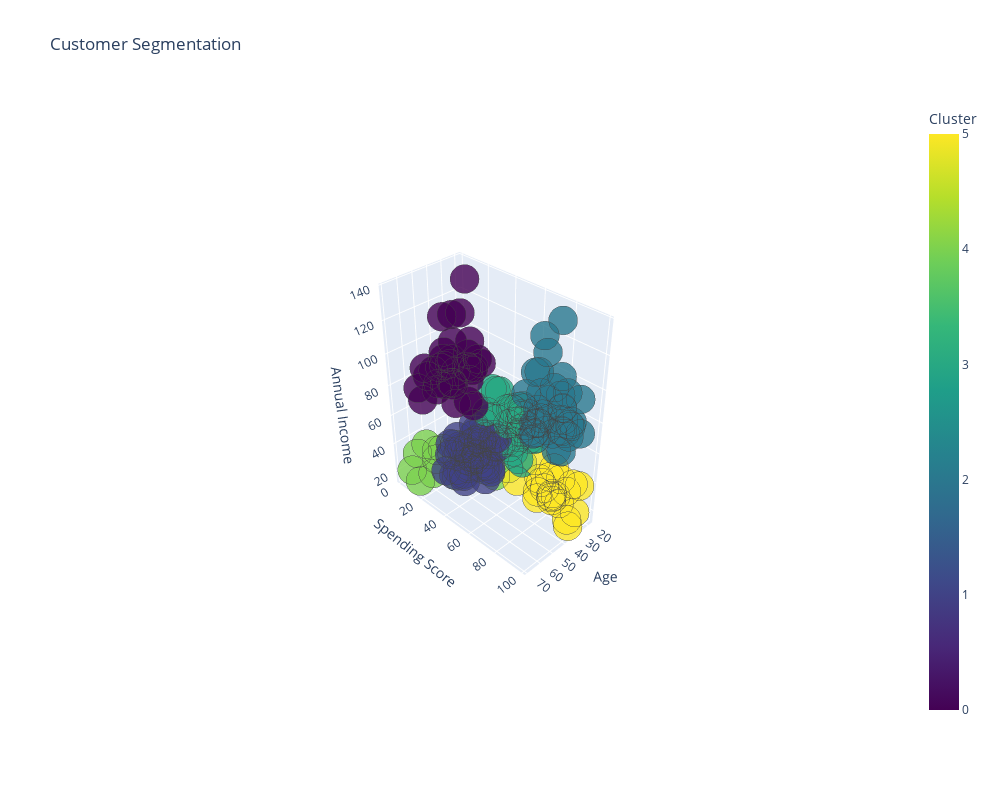

This figure's notebook cell:
### Code cell
import plotly.graph_objs as go
import plotly.offline as py

# Assuming df and labels3 are already defined and 'label3' column is added to df
df['label3'] = labels3

trace1 = go.Scatter3d(
    x=df['Age'],
    y=df['Spending Score (1-100)'],
    z=df['Annual Income (k$)'],
    mode='markers',
    marker=dict(
        size=10,  # Adjust size for better visibility
        opacity=0.8,
        line=dict(width=2),
        color=df['label3'],
        colorscale='Viridis',  # Use a warm color scale
        colorbar=dict(title='Cluster')
    )
)

data = [trace1]
layout = go.Layout(
    title='Customer Segmentation',
    scene=dict(
        xaxis=dict(title='Age'),
        yaxis=dict(title='Spending Score'),
        zaxis=dict(title='Annual Income')
    ),
    width=1000,  # Set the width of the figure
    height=800   # Set the height of the figure
)

fig = go.Figure(data=data, layout=layout)
py.offline.iplot(fig)

### Figure 1 — Plotly figure (JSON) as saved in the notebook; plotly's stock layout.template omitted (floating-point values rounded to 4 significant figures; data arrays with more than 128 entries replaced by an {"elided": "..."} marker saying what was removed)
{"data": [{"marker": {"color": {"elided": "200 int values"}, "colorbar": {"title": {"text": "Cluster"}}, "colorscale": [[0, "#440154"], [0.1111, "#482878"], [0.2222, "#3e4989"], [0.3333, "#31688e"], [0.4444, "#26828e"], [0.5556, "#1f9e89"], [0.6667, "#35b779"], [0.7778, "#6ece58"], [0.8889, "#b5de2b"], [1, "#fde725"]], "line": {"width": 2}, "opacity": 0.8, "size": 10}, "mode": "markers", "type": "scatter3d", "x": {"elided": "200 int values"}, "y": {"elided": "200 int values"}, "z": {"elided": "200 int values"}}], "layout": {"height": 800, "scene": {"aspectmode": "auto", "aspectratio": {"x": 0.6093, "y": 1.148, "z": 1.429}, "camera": {"center": {"x": 0, "y": 0, "z": 0}, "eye": {"x": 2.522, "y": 2.522, "z": 2.522}, "projection": {"type": "perspective"}, "up": {"x": 0, "y": 0, "z": 1}}, "xaxis": {"title": {"text": "Age"}, "type": "linear"}, "yaxis": {"title": {"text": "Spending Score"}, "type": "linear"}, "zaxis": {"title": {"text": "Annual Income"}, "type": "linear"}}, "title": {"text": "Customer Segmentation"}, "width": 1000}}
